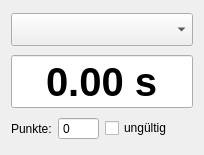
<?xml version="1.0" encoding="UTF-8"?>
<ui version="4.0">
 <class>Data</class>
 <widget class="QWidget" name="Data">
  <property name="geometry">
   <rect>
    <x>0</x>
    <y>0</y>
    <width>204</width>
    <height>155</height>
   </rect>
  </property>
  <layout class="QVBoxLayout" name="verticalLayout">
   <item>
    <widget class="QComboBox" name="name">
     <property name="font">
      <font>
       <pointsize>16</pointsize>
      </font>
     </property>
    </widget>
   </item>
   <item>
    <widget class="QDoubleSpinBox" name="time">
     <property name="enabled">
      <bool>true</bool>
     </property>
     <property name="font">
      <font>
       <pointsize>30</pointsize>
       <weight>75</weight>
       <bold>true</bold>
      </font>
     </property>
     <property name="alignment">
      <set>Qt::AlignCenter</set>
     </property>
     <property name="readOnly">
      <bool>true</bool>
     </property>
     <property name="buttonSymbols">
      <enum>QAbstractSpinBox::NoButtons</enum>
     </property>
     <property name="suffix">
      <string> s</string>
     </property>
    </widget>
   </item>
   <item>
    <layout class="QHBoxLayout" name="horizontalLayout">
     <item>
      <layout class="QFormLayout" name="formLayout">
       <property name="formAlignment">
        <set>Qt::AlignLeading|Qt::AlignLeft|Qt::AlignVCenter</set>
       </property>
       <item row="0" column="0">
        <widget class="QLabel" name="label_points">
         <property name="text">
          <string>Punkte:</string>
         </property>
        </widget>
       </item>
       <item row="0" column="1">
        <widget class="QSpinBox" name="points">
         <property name="readOnly">
          <bool>true</bool>
         </property>
         <property name="buttonSymbols">
          <enum>QAbstractSpinBox::NoButtons</enum>
         </property>
        </widget>
       </item>
      </layout>
     </item>
     <item>
      <widget class="QCheckBox" name="invalid">
       <property name="layoutDirection">
        <enum>Qt::LeftToRight</enum>
       </property>
       <property name="text">
        <string>ungültig</string>
       </property>
      </widget>
     </item>
    </layout>
   </item>
  </layout>
 </widget>
 <resources/>
 <connections/>
</ui>
